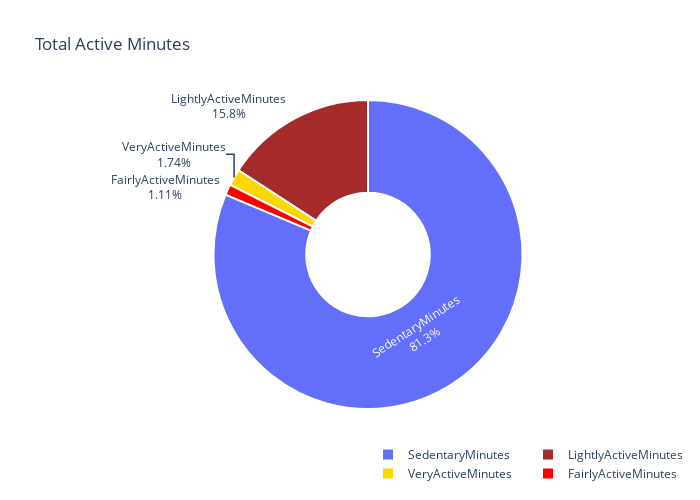

This figure's notebook cell:
### Code cell
import plotly.graph_objects as go

# Calculate the average minutes for each activity level
activity_means = df[["VeryActiveMinutes", "FairlyActiveMinutes", 
                     "LightlyActiveMinutes", "SedentaryMinutes"]].mean()

# Define labels, values, and colors
labels = activity_means.index
values = activity_means.values
colors = ['gold', 'red', 'brown', 'neon']

# Create a pie chart
fig = go.Figure(data=[go.Pie(labels=labels, values=values, hole=0.4, textinfo='label+percent')])

# Customize the layout for a modern look
fig.update_layout(
    title_text='Total Active Minutes',
    width=700,  # Adjust the width as needed
    height=500,  # Adjust the height as needed
    showlegend=True,
    legend=dict(orientation='h', x=0.5, y=-0.1),
    margin=dict(l=20, r=20, t=100, b=20),
)

# Customize the pie chart slices' colors and hover effects
fig.update_traces(marker=dict(colors=colors, line=dict(color='white', width=2)))

# Show the pie chart
fig.show()

### Figure 1 — Plotly figure (JSON) as saved in the notebook; plotly's stock layout.template omitted (floating-point values rounded to 4 significant figures)
{"data": [{"hole": 0.4, "labels": ["VeryActiveMinutes", "FairlyActiveMinutes", "LightlyActiveMinutes", "SedentaryMinutes"], "marker": {"colors": ["gold", "red", "brown", "neon"], "line": {"color": "white", "width": 2}}, "textinfo": "label+percent", "type": "pie", "values": [21.16, 13.56, 192.8, 991.2]}], "layout": {"height": 500, "legend": {"orientation": "h", "x": 0.5, "y": -0.1}, "margin": {"b": 20, "l": 20, "r": 20, "t": 100}, "showlegend": true, "title": {"text": "Total Active Minutes"}, "width": 700}}
